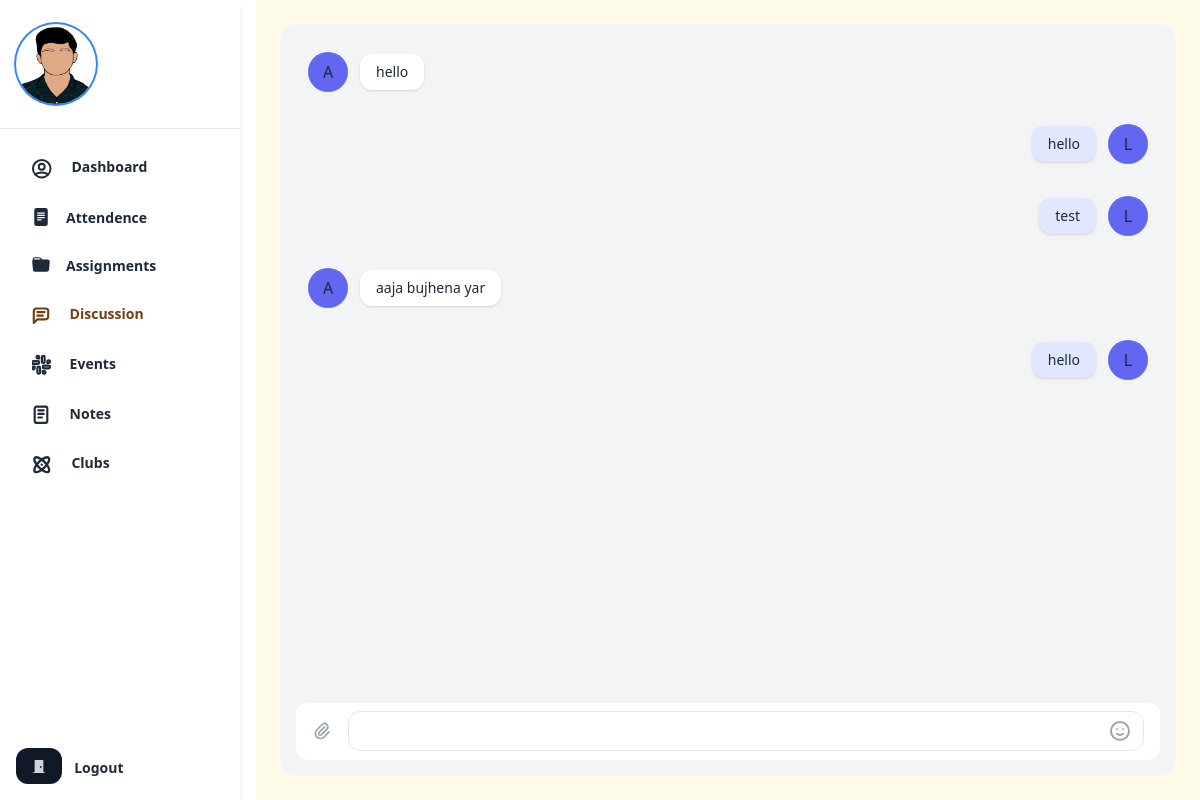
/discussion/ (signed in), run on the app's committed database.
### webapp/models/college.py (models this page shows)
class Discussion(models.Model):
    user = models.ForeignKey(USER, on_delete=models.CASCADE,
                             related_name="discussion", related_query_name="has_discussion")
    semester = models.ForeignKey(Semester, on_delete=models.CASCADE,
                                 related_name="discussion", related_query_name="has_discussion")
    message = models.TextField()
    discussed_at = models.DateTimeField(default=timezone.now, editable=False)
    class Meta:
        ordering = ("discussed_at",)

### webapp/models/main.py (models this page shows, shortened)
class CustomUser(AbstractUser):
    email = models.EmailField()
    address = models.CharField(max_length=100)
    mobile_no = models.CharField(max_length=100)
    profile = models.ImageField(upload_to='images/profiles')
    is_teacher = models.BooleanField(default=False)
    semester = models.ForeignKey("Semester", on_delete=models.SET_NULL,
                                 related_name="student", related_query_name="has_student", null=True,blank=True)

### webapp/views.py (the view, shortened to what this page needs)
# urls.py: path("discussion/", views.DiscussionView.as_view(), name="discussion"),
class DiscussionView(LoginRequiredMixin, CreateView):
    template_name = "webapp/discussion.html"
    model = Discussion
    fields = ("message",)
    success_url = reverse_lazy("app_webapp:discussion")
    def get(self, request, *args, **kwargs):
        return render(request, self.template_name, {"discussions": self.request.user.semester.discussion.all()[:20]})

### webapp/templates/webapp/discussion.html (shortened to what this page needs)
{% extends 'webapp/_base.html' %}
{% block content %}
<div class="flex h-screen antialiased text-gray-800">
    <div class="flex flex-row h-full w-full overflow-x-hidden">
        {% include "webapp/_sidebar.html" with current="disc" %}
        <div class="flex flex-col flex-auto h-full p-6">
            <div class="flex flex-col flex-auto flex-shrink-0 rounded-2xl bg-gray-100 h-full p-4">
                <div class="flex flex-col h-full overflow-x-auto mb-4">
                    <div class="flex flex-col h-full">
                        <div class="grid grid-cols-12 gap-y-2">
                            {% for discussion in discussions %}
                            {% if discussion.user == user %}
                            <div class="col-start-6 col-end-13 p-3 rounded-lg">
                                <div class="flex items-center justify-start flex-row-reverse">
                                    <div
                                        class="flex items-center justify-center h-10 w-10 rounded-full bg-indigo-500 flex-shrink-0">
                                        {{discussion.user.get_full_name.0}}
                                    </div>
                                    <div class="relative mr-3 text-sm bg-indigo-100 py-2 px-4 shadow rounded-xl">
                                        <div>{{discussion.message}}</div>
                                    </div>
                                </div>
                            </div>
                            {% else %}
                            <div class="col-start-1 col-end-8 p-3 rounded-lg">
                                <div class="flex flex-row items-center">
                                    <div
                                        class="flex items-center justify-center h-10 w-10 rounded-full bg-indigo-500 flex-shrink-0">
                                        A
                                    </div>
                                    <div class="relative ml-3 text-sm bg-white py-2 px-4 shadow rounded-xl">
                                        <div>{{discussion.message}}</div>
                                    </div>
                                </div>
                            </div>
                            {% endif %}
                            {% endfor %}
                        </div>
                    </div>
                </div>
                <div class="flex flex-row items-center h-16 rounded-xl bg-white w-full px-4">
                    <div>
                        <button class="flex items-center justify-center text-gray-400 hover:text-gray-600">
                            <svg class="w-5 h-5" fill="none" stroke="currentColor" viewBox="0 0 24 24"
                                xmlns="http://www.w3.org/2000/svg">
                                <path stroke-linecap="round" stroke-linejoin="round" stroke-width="2"
                                    d="M15.172 7l-6.586 6.586a2 2 0 102.828 2.828l6.414-6.586a4 4 0 00-5.656-5.656l-6.415 6.585a6 6 0 108.486 8.486L20.5 13">
                                </path>
                            </svg>
                        </button>
                    </div>
                        <div class="flex-grow ml-4">
                            <div class="relative w-full">
                                <form action="{% url 'app_webapp:discussion' %}" method="post">
                                    <input type="text"
                                        class="flex w-full border rounded-xl focus:outline-none focus:border-indigo-300 pl-4 h-10" name="message"/>
                                    <button
                                        class="absolute flex items-center justify-center h-full w-12 right-0 top-0 text-gray-400 hover:text-gray-600">
                                        <svg class="w-6 h-6" fill="none" stroke="currentColor" viewBox="0 0 24 24"
                                            xmlns="http://www.w3.org/2000/svg">
                                            <path stroke-linecap="round" stroke-linejoin="round" stroke-width="2"
                                                d="M14.828 14.828a4 4 0 01-5.656 0M9 10h.01M15 10h.01M21 12a9 9 0 11-18 0 9 9 0 0118 0z">
                                            </path>
                                        </svg>
                                    </button>
                                </form>
                            </div>
                        </div>
                </div>
            </div>
        </div>
    </div>
</div>
{% endblock content %}

### data on the page
Discussion: message "hello"
Discussion: user.get_full_name.0 "L", message "hello"
Discussion: user.get_full_name.0 "L", message "test"
Discussion: message "aaja bujhena yar"
Discussion: user.get_full_name.0 "L", message "hello"
